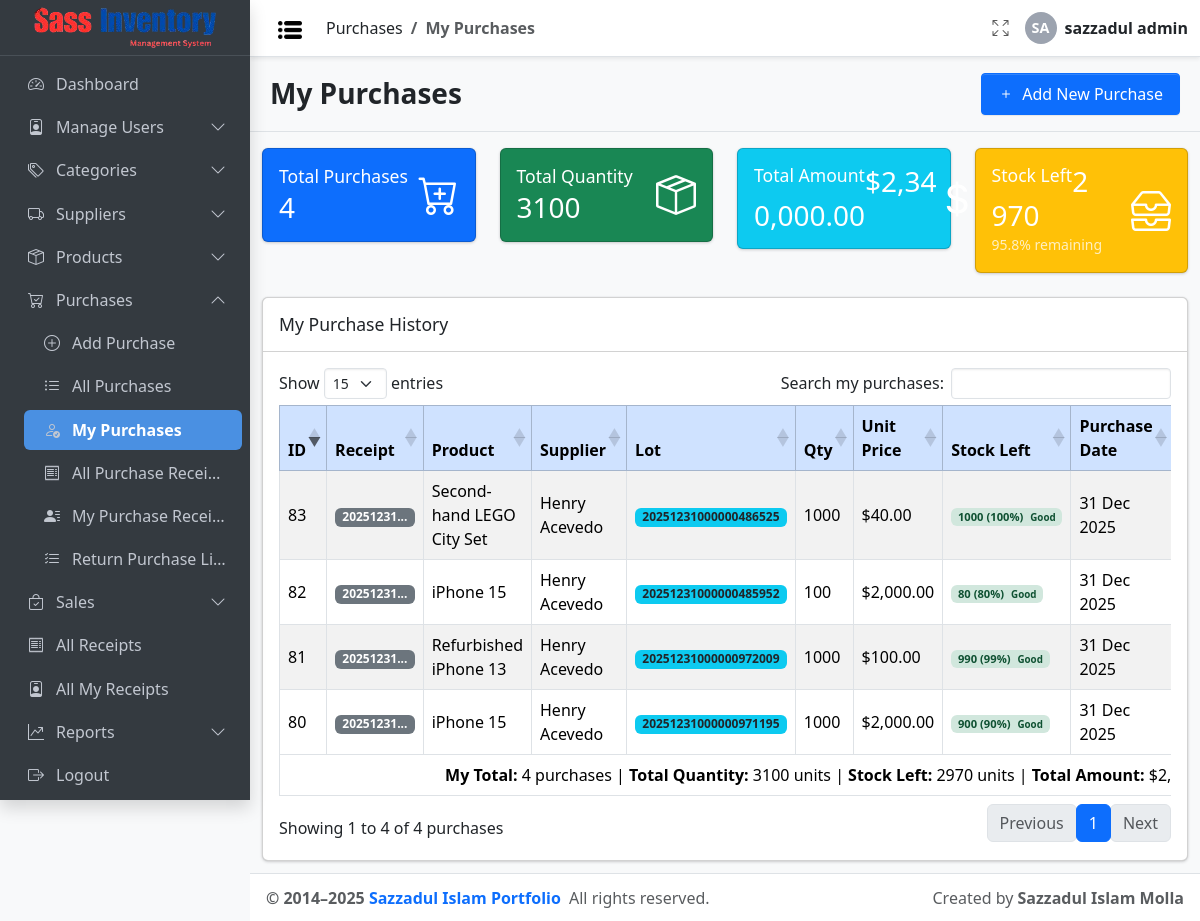
/purchase/my-purchases.php (signed in), run on the app's committed database.
### tables this page shows
CREATE TABLE `purchase` (
  `id` int(11) NOT NULL,
  `product_id` int(11) NOT NULL,
  `supplier_id` int(11) DEFAULT NULL COMMENT 'Optional',
  `lot` varchar(50) NOT NULL,
  `quantity` int(11) NOT NULL,
  `product_left` int(11) NOT NULL,
  `purchase_price` decimal(10,2) DEFAULT NULL,
  `purchase_date` date DEFAULT curdate(),
  `created_at` timestamp NOT NULL DEFAULT current_timestamp(),
  `updated_at` timestamp NOT NULL DEFAULT current_timestamp() COMMENT 'Auto-update on record change',
  `receipt_id` int(11) DEFAULT NULL,
  `purchased_by` int(11) NOT NULL
);

CREATE TABLE `receipt` (
  `id` int(11) NOT NULL,
  `receipt_number` varchar(50) NOT NULL,
  `type` enum('purchase','sale') NOT NULL,
  `total_amount` decimal(12,2) NOT NULL DEFAULT 0.00,
  `discount_value` decimal(12,2) DEFAULT 0.00,
  `created_by` int(11) NOT NULL,
  `created_at` timestamp NOT NULL DEFAULT current_timestamp(),
  `updated_at` timestamp NOT NULL DEFAULT current_timestamp() ON UPDATE current_timestamp()
);

CREATE TABLE `product` (
  `id` int(11) NOT NULL,
  `name` varchar(100) NOT NULL,
  `sku` varchar(50) NOT NULL,
  `status` enum('active','inactive') NOT NULL DEFAULT 'active',
  `category_id` int(11) DEFAULT NULL COMMENT 'Nullable — ON DELETE SET NULL',
  `subcategory_id` int(11) DEFAULT NULL,
  `supplier_id` int(11) DEFAULT NULL COMMENT 'Nullable — ON DELETE SET NULL',
  `cost_price` decimal(10,2) NOT NULL,
  `selling_price` decimal(10,2) NOT NULL,
  `vat` decimal(5,2) NOT NULL DEFAULT 0.00,
  `price` decimal(10,2) NOT NULL,
  `quantity_in_stock` int(11) DEFAULT 0,
  `low_stock_limit` int(11) DEFAULT NULL,
  `description` text DEFAULT NULL,
  `image` varchar(255) DEFAULT NULL,
  `created_at` timestamp NOT NULL DEFAULT current_timestamp(),
  `updated_at` timestamp NOT NULL DEFAULT current_timestamp() COMMENT 'Auto-update on record change'
);

CREATE TABLE `supplier` (
  `id` int(11) NOT NULL,
  `name` varchar(100) NOT NULL,
  `phone` varchar(20) DEFAULT NULL,
  `email` varchar(100) DEFAULT NULL,
  `address` text DEFAULT NULL,
  `contact_person` varchar(100) DEFAULT NULL,
  `type` varchar(50) DEFAULT NULL,
  `created_at` timestamp NOT NULL DEFAULT current_timestamp(),
  `updated_at` timestamp NOT NULL DEFAULT current_timestamp() ON UPDATE current_timestamp()
);

### config/db_config.php (called while the page is built, shortened)
<?php
function can($permission, $userPermissions = null)
{
  global $USER_PERMISSIONS;
  $userPermissions = $userPermissions ?? $USER_PERMISSIONS;
  return in_array($permission, $userPermissions);
}
$Project_URL = "http://localhost/Sass_Inventory_Management/";

### Inc/link.php (called while the page is built, shortened)
<?php
function getUserPermissions($roleId, $conn)
{
  $permissions = [];
  $stmt = $conn->prepare("
        SELECT permission_name
        FROM role_permission_matrix
        WHERE role_id = ? AND assigned = 1
    ");
  $stmt->bind_param("i", $roleId);
  $stmt->execute();
  $result = $stmt->get_result();
  while ($row = $result->fetch_assoc()) {
    $permissions[] = $row['permission_name'];
  }
  return $permissions;
}

### purchase/my-purchases.php (the view, shortened to what this page needs)
<?php
include_once __DIR__ . '/../config/auth_guard.php';
?>
<!doctype html>
<html lang="en">
<head>
  <link rel="stylesheet"
    href="https://cdn.jsdelivr.net/npm/@fontsource/source-sans-3@5.0.12/index.css"
    media="print" onload="this.media='all'" />
  <link rel="stylesheet"
    href="https://cdn.jsdelivr.net/npm/bootstrap-icons@1.13.1/font/bootstrap-icons.min.css" />
  <link rel="stylesheet" href="<?= $Project_URL ?>/css/adminlte.css" />
  <link rel="stylesheet"
    href="https://cdn.datatables.net/1.13.6/css/dataTables.bootstrap5.min.css" />
</head>
<?php
$conn = connectDB();
$userId = $_SESSION['user_id'];
$sql = "
    SELECT
        p.*,
        pr.name AS product_name,
        s.name AS supplier_name,
        r.receipt_number,
        r.total_amount,
        r.discount_value,
        u.username AS purchaser_name
    FROM purchase p
    LEFT JOIN product pr ON p.product_id = pr.id
    LEFT JOIN supplier s ON p.supplier_id = s.id
    LEFT JOIN receipt r ON p.receipt_id = r.id
    LEFT JOIN user u ON p.purchased_by = u.id
    WHERE p.purchased_by = ?
    ORDER BY p.id DESC
";
$stmt = $conn->prepare($sql);
$stmt->bind_param("i", $userId);
$stmt->execute();
$result = $stmt->get_result();
$statsSql = "
    SELECT
        COUNT(*) as total_purchases,
        SUM(p.quantity) as total_quantity,
        SUM(p.purchase_price * p.quantity) as total_amount,
        SUM(p.product_left) as total_stock_left
    FROM purchase p
    WHERE p.purchased_by = ?
";
$statsStmt = $conn->prepare($statsSql);
$statsStmt->bind_param("i", $userId);
$statsStmt->execute();
$statsResult = $statsStmt->get_result()->fetch_assoc();
$totalQuantity = $statsResult['total_quantity'] ?? 0;
$totalStockLeft = $statsResult['total_stock_left'] ?? 0;
$stockPercentage = $totalQuantity > 0 ? ($totalStockLeft / $totalQuantity) * 100 : 0;
?>
<body class="layout-fixed sidebar-expand-lg bg-body-tertiary">
  <div class="app-wrapper">
    <?php include_once '../Inc/Navbar.php'; ?>
    <?php include_once '../Inc/Sidebar.php'; ?>
    <main class="app-main">
      <div class="app-content-header py-3 border-bottom">
        <div class="container-fluid d-flex justify-content-between align-items-center flex-wrap">
          <h3 class="mb-0" style="font-weight: 800;">My Purchases</h3>
          <?php if (can('add_purchase')): ?>
            <a href="add.php" class="btn btn-sm btn-primary px-3 py-2" style="font-size: medium;">
              <i class="bi bi-plus me-1"></i> Add New Purchase
            </a>
          <?php endif; ?>
        </div>
      </div>
      <div class="container-fluid mt-3">
        <div class="row mb-4">
          <div class="col-md-3">
            <div class="card bg-primary text-white">
              <div class="card-body">
                <div class="d-flex justify-content-between align-items-center">
                  <div>
                    <h6 class="card-title mb-1">Total Purchases</h6>
                    <h3 class="mb-0"><?= $statsResult['total_purchases'] ?? 0 ?></h3>
                  </div>
                  <i class="bi bi-cart-plus fs-1"></i>
                </div>
              </div>
            </div>
          </div>
          <div class="col-md-3">
            <div class="card bg-success text-white">
              <div class="card-body">
                <div class="d-flex justify-content-between align-items-center">
                  <div>
                    <h6 class="card-title mb-1">Total Quantity</h6>
                    <h3 class="mb-0"><?= $statsResult['total_quantity'] ?? 0 ?></h3>
                  </div>
                  <i class="bi bi-box-seam fs-1"></i>
                </div>
              </div>
            </div>
          </div>
          <div class="col-md-3">
            <div class="card bg-info text-white">
              <div class="card-body">
                <div class="d-flex justify-content-between align-items-center">
                  <div>
                    <h6 class="card-title mb-1">Total Amount</h6>
                    <h3 class="mb-0">$<?= number_format($statsResult['total_amount'] ?? 0, 2) ?></h3>
                  </div>
                  <i class="bi bi-currency-dollar fs-1"></i>
                </div>
              </div>
            </div>
          </div>
          <div class="col-md-3">
            <div class="card <?= $stockPercentage >= 50 ? 'bg-warning' : ($stockPercentage > 0 ? 'bg-danger' : 'bg-secondary') ?> text-white">
              <div class="card-body">
                <div class="d-flex justify-content-between align-items-center">
                  <div>
                    <h6 class="card-title mb-1">Stock Left</h6>
                    <h3 class="mb-0"><?= $statsResult['total_stock_left'] ?? 0 ?></h3>
                    <small class="opacity-75"><?= number_format($stockPercentage, 1) ?>% remaining</small>
                  </div>
                  <i class="bi bi-inboxes fs-1"></i>
                </div>
              </div>
            </div>
          </div>
        </div>
      </div>
      <div class="app-content-body">
        <div class="container-fluid">
          <?php if ($result->num_rows > 0): ?>
            <div class="card">
              <div class="card-header">
                <h5 class="card-title mb-0">My Purchase History</h5>
              </div>
              <div class="card-body">
                <div class="table-responsive">
                  <table id="myPurchasesTable" class="table table-bordered table-striped table-hover align-middle table-sm">
                    <thead class="table-primary">
                      <tr>
                        <th>ID</th>
                        <th>Receipt</th>
                        <th>Product</th>
                        <th>Supplier</th>
                        <th>Lot</th>
                        <th>Qty</th>
                        <th>Unit Price</th>
                        <th>Stock Left</th>
                        <th>Purchase Date</th>
                      </tr>
                    </thead>
                    <tbody>
                      <?php while ($row = $result->fetch_assoc()):
                        $quantity = (int)$row['quantity'];
                        $productLeft = (int)$row['product_left'];
                        $purchasePrice = (float)$row['purchase_price'];
                        $stockPercentage = $quantity > 0 ? ($productLeft / $quantity) * 100 : 0;
                        if ($productLeft === 0) {
                          $stockClass = 'stock-empty';
                          $stockText = 'Sold Out';
                        } elseif ($stockPercentage <= 25) {
                          $stockClass = 'stock-low';
                          $stockText = 'Low';
                        } elseif ($stockPercentage <= 50) {
                          $stockClass = 'stock-medium';
                          $stockText = 'Medium';
                        } else {
                          $stockClass = 'stock-full';
                          $stockText = 'Good';
                        }
                      ?>
                        <tr>
                          <td><?= $row['id'] ?></td>
                          <td>
                            <span class="badge bg-secondary" title="Receipt: <?= htmlspecialchars($row['receipt_number'] ?? 'N/A') ?>">
                              <?= !empty($row['receipt_number']) ? substr($row['receipt_number'], 0, 8) . '...' : 'N/A' ?>
                            </span>
                          </td>
                          <td><?= htmlspecialchars($row['product_name'] ?? 'Unknown') ?></td>
                          <td><?= htmlspecialchars($row['supplier_name'] ?? 'Unknown') ?></td>
                          <td>
                            <span class="badge bg-info text-dark"><?= htmlspecialchars($row['lot'] ?? 'N/A') ?></span>
                          </td>
                          <td><?= $quantity ?></td>
                          <td>$<?= number_format($purchasePrice, 2) ?></td>
                          <td>
                            <span class="badge stock-badge <?= $stockClass ?>">
                              <?= $productLeft ?> (<?= number_format($stockPercentage, 0) ?>%)
                              <small class="ms-1"><?= $stockText ?></small>
                            </span>
                          </td>
                          <td><?= !empty($row['purchase_date']) ? date('d M Y', strtotime($row['purchase_date'])) : date('d M Y', strtotime($row['created_at'])) ?></td>
                        </tr>
                      <?php endwhile; ?>
                    </tbody>
                    <tfoot>
                      <tr>
                        <td colspan="10" class="text-end">
                          <strong>My Total:</strong> <?= $result->num_rows ?> purchases |
                          <strong>Total Quantity:</strong> <?= $statsResult['total_quantity'] ?? 0 ?> units |
                          <strong>Stock Left:</strong> <?= $statsResult['total_stock_left'] ?? 0 ?> units |
                          <strong>Total Amount:</strong> $<?= number_format($statsResult['total_amount'] ?? 0, 2) ?>
                        </td>
                      </tr>
                    </tfoot>
                  </table>
                </div>
              </div>
            </div>
          <?php endif; ?>
        </div>
      </div>
    </main>
    <?php include_once '../Inc/Footer.php'; ?>
  </div>
</body>
</html>

### purchase/my-purchases.php (style rules this page uses)
.badge { font-size: 0.75em; padding: 0.3em 0.6em; }
.table-sm th, .table-sm td { padding: 0.5rem; }
.stock-badge { font-size: 0.7em; }
.stock-full { background-color: #d1e7dd !important; color: #0f5132 !important; }

### data on the page
purchase: id "83", receipt.receipt_number "20251231", product.name "Second-hand LEGO City Set", supplier.name "Henry Acevedo", lot "20251231000000486525", quantity "1000", purchase_price "40.00", product_left "1000", stockPercentage "100", stockText "Good", purchase_date "31 Dec 2025"
purchase: id "82", receipt.receipt_number "20251231", product.name "iPhone 15", supplier.name "Henry Acevedo", lot "20251231000000485952", quantity "100", purchase_price "2,000.00", product_left "80", stockText "Good", purchase_date "31 Dec 2025"
purchase: id "81", receipt.receipt_number "20251231", product.name "Refurbished iPhone 13", supplier.name "Henry Acevedo", lot "20251231000000972009", quantity "1000", purchase_price "100.00", product_left "990", stockPercentage "99", stockText "Good", purchase_date "31 Dec 2025"
purchase: id "80", receipt.receipt_number "20251231", product.name "iPhone 15", supplier.name "Henry Acevedo", lot "20251231000000971195", quantity "1000", purchase_price "2,000.00", product_left "900", stockPercentage "90", stockText "Good", purchase_date "31 Dec 2025"

### other printed values
$parentTitle "Purchases"
$childTitle "My Purchases"
$initials "SA"
$_SESSION['username'] "sazzadul admin"
$menu['title'] "Dashboard"
$menu['title'] "Manage Users"
$menu['title'] "Categories"
$menu['title'] "Suppliers"
$menu['title'] "Products"
$menu['title'] "Purchases"
$sub['title'] "Add Purchase"
$sub['title'] "All Purchases"
$sub['title'] "My Purchases"
$sub['title'] "All Purchase Recei…"
$sub['title'] "My Purchase Recei…"
